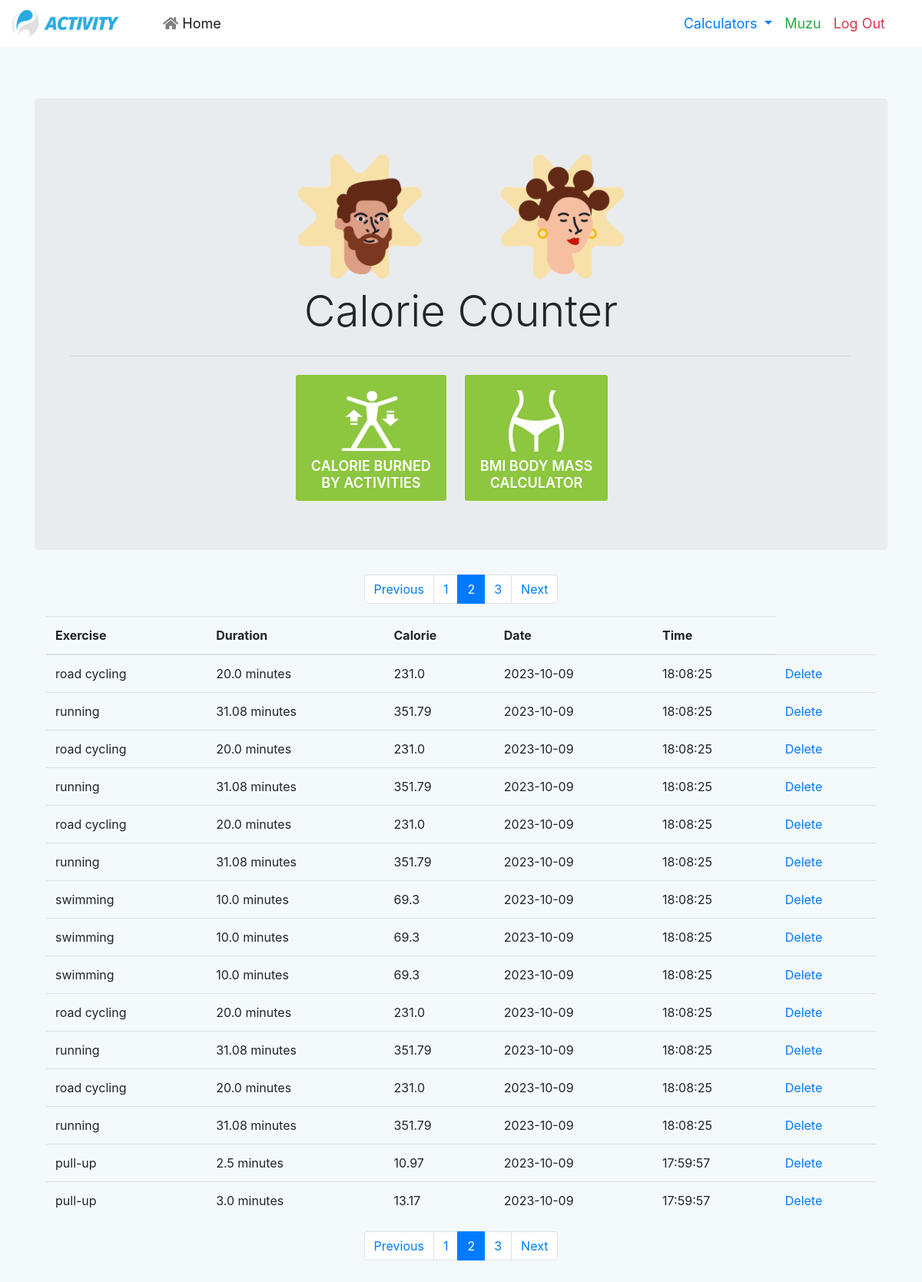
Page /user/muzu/?page=2 (signed in) on the committed database.
### main.py (models this page shows)
    class User(UserMixin,db.Model):
        __tablename__ = 'users'
        id = db.Column(db.Integer, primary_key=True)
        username = db.Column(db.String(200), nullable=False, unique=True)
        email = db.Column(db.String(300), nullable=False, unique=True)
        password = db.Column(db.String(300), nullable=False)
        gender = db.Column(db.String(100),default='Unknown')
        weight = db.Column(db.String(100))
        height = db.Column(db.String(100))
        age = db.Column(db.String(100),default='Unknown')
        burned_calories = relationship("BurnedCalories", back_populates='user')

    class BurnedCalories(db.Model):
        __tablename__ = 'burned_calories'
        id = db.Column(db.Integer, primary_key=True)
        user_id = db.Column(db.Integer, db.ForeignKey('users.id'))
        user = relationship("User", back_populates="burned_calories")
        date = db.Column(db.Date, default=datetime.now().date(), nullable=False)
        time = db.Column(db.String(8), default=datetime.now().strftime('%H:%M:%S'), nullable=False)
        exercise = db.Column(db.String(200), nullable=False)
        duration = db.Column(db.Float, nullable=False)
        calories = db.Column(db.Float, nullable=False)

### main.py (the view)
@app.route("/user/<username>/",methods=["GET"])
@login_required
def user(username):
    user = User.query.filter_by(username=username).first()
    page = request.args.get('page', 1, type=int)
    per_page = 15  # Number of exercises to display per page
    exercises = BurnedCalories.query.filter_by(user_id=user.id).order_by(BurnedCalories.id.desc()).paginate(page=page, per_page=per_page)
    if user is None:
        abort(404)  # Manually trigger a 404 error if the user doesn't exist
    return render_template('user.html',username=username,exercises=exercises)

### main.py (called while the page is built)
@app.context_processor
def global_variables():
    users = User.query.all()
    url=''
    if current_user.is_authenticated:
        url=url_for('user',username=current_user.username)
    else:
      url=url_for('home')
    return dict(users=users,url=url)

@login_manager.user_loader
def load_user(user_id):
    return User.query.get(int(user_id))

### templates/user.html (shortened to what this page needs)
{% extends 'base.html' %}
{% block styles %}
{{super()}}
{% endblock %}
{% block content %}
<div class="jumbotron text-center mt-5">
  <div class="container">
    <img src="{{ url_for('static', filename='img/man-face.png')}}"  width="180px" alt="man-face icon" style="margin-right: 80px;">
    <img src="{{ url_for('static', filename='img/woman-face.png')}}"  width="180px" alt="woman-face icon">
    <h1 class="display-4"> Calorie Counter </h1>
    <hr class="my-4">
  </div>
  <div class="d-flex justify-content-center mt-4">
    <div class="d-flex justify-content-center align-items-center box-calculator mr-4">
      <a href="{{url_for('calorie_by_activities',username=current_user.username)}}">
        <img src="{{ url_for('static', filename='img/cal-burned.png')}}"  width="80px" alt="counter icon">
        <h3>Calorie burned <br>by activities</h3>
      </a>
    </div>
    <div class="d-flex justify-content-center align-items-center box-calculator mr-4">
      <a href="{{url_for('bmi_body_calc')}}">
        <img src="{{ url_for('static', filename='img/bmi-calc.png')}}"  width="80px" alt="counter icon">
        <h3>Bmi body mass<br>calculator</h3>
      </a>
    </div>
  </div>
</div>
<div class="container mb-5">
  <div class="row">
    <div class="col-sm-12">
      {% if exercises.pages > 1 %}
            <nav aria-label="Pagination">
              <ul class="pagination justify-content-center">
                {% if exercises.has_prev %}
                <li class="page-item">
                  <a class="page-link" href="{{ url_for('user', username=current_user.username,page=exercises.prev_num) }}" tabindex="-1">Previous</a>
                </li>
                {% else %}
                  <li class="page-item disabled">
                    <a class="page-link" href="#" tabindex="-1">Previous</a>
                  </li>
                {% endif %}
          {% for num in exercises.iter_pages() %}
            {% if num %}
              {% if exercises.page == num %}
                <li class="page-item active" aria-current="page">
                  <span class="page-link">{{ num }} <span class="sr-only">(current)</span></span>
                </li>
              {% else %}
                <li class="page-item">
                  <a class="page-link" href="{{ url_for('user',username=current_user.username, page=num) }}">{{ num }}</a>
                </li>
              {% endif %}
            {% else %}
              <li class="page-item disabled">
                <span class="page-link">...</span>
              </li>
            {% endif %}
          {% endfor %}
            {% if exercises.has_next %}
              <li class="page-item">
                <a class="page-link" href="{{ url_for('user', username=current_user.username, page=exercises.next_num) }}">Next</a>
              </li>
            {% else %}
              <li class="page-item disabled">
                <span class="page-link">Next</span>
              </li>
            {% endif %}
            </ul>
           </nav>
          {% endif %}
        <div class="table-responsive-sm">
          <table class="table">
            <thead>
              <th scope="col">Exercise</th>
              <th scope="col">Duration</th>
              <th scope="col">Calorie</th>
              <th scope="col">Date</th>
              <th scope="col">Time</th>
            </thead>
        </div>
            <tbody>
              {% for exercise in exercises %}
                <tr>
                  <td>{{exercise.exercise}}</td>
                  <td>{{exercise.duration}} minutes</td>
                  <td>{{exercise.calories}}</td>
                  <td>{{exercise.date}}</td>
                  <td>{{exercise.time}}</td>
                  <td><a href="{{url_for('delete_exercise',id=exercise.id)}}">Delete</a></td>
                </tr>
              {% endfor %}
            </tbody>
          {% if exercises.pages > 1 %}
          <nav aria-label="Pagination">
            <ul class="pagination justify-content-center">
              {% if exercises.has_prev %}
              <li class="page-item">
                <a class="page-link" href="{{ url_for('user', username=current_user.username,page=exercises.prev_num) }}" tabindex="-1">Previous</a>
              </li>
              {% else %}
                <li class="page-item disabled">
                  <a class="page-link" href="#" tabindex="-1">Previous</a>
                </li>
              {% endif %}
        {% for num in exercises.iter_pages() %}
          {% if num %}
            {% if exercises.page == num %}
              <li class="page-item active" aria-current="page">
                <span class="page-link">{{ num }} <span class="sr-only">(current)</span></span>
              </li>
            {% else %}
              <li class="page-item">
                <a class="page-link" href="{{ url_for('user',username=current_user.username, page=num) }}">{{ num }}</a>
              </li>
            {% endif %}
          {% else %}
            <li class="page-item disabled">
              <span class="page-link">...</span>
            </li>
          {% endif %}
        {% endfor %}
          {% if exercises.has_next %}
            <li class="page-item">
              <a class="page-link" href="{{ url_for('user', username=current_user.username, page=exercises.next_num) }}">Next</a>
            </li>
          {% else %}
            <li class="page-item disabled">
              <span class="page-link">Next</span>
            </li>
          {% endif %}
          </ul>
         </nav>
        {% endif %}
    </div>
  </div>
</div>
{% endblock %}

### templates/base.html (shortened to what this page needs)
<!DOCTYPE html>
<html lang="en">
  <head>
    {% block styles %}
    <link rel="stylesheet" href="https://cdn.jsdelivr.net/npm/bootstrap@4.3.1/dist/css/bootstrap.min.css">
    <link href="https://cdnjs.cloudflare.com/ajax/libs/simple-line-icons/2.4.1/css/simple-line-icons.min.css" rel="stylesheet">
    <link href="https://cdnjs.cloudflare.com/ajax/libs/bootstrap-datepicker/1.9.0/css/bootstrap-datepicker.min.css" rel="stylesheet">
    <link rel="stylesheet" href="https://cdnjs.cloudflare.com/ajax/libs/font-awesome/5.15.2/css/all.min.css"/>
    <link rel="stylesheet" href="{{ url_for('static', filename='css/main.css')}}">
    {% endblock %}
  </head>
  <body >
    <nav class="nav-menu navbar navbar-expand-lg navbar-light bg-white position-fixed top-0 w-100">
        <a class="navbar-brand mr-5" href="{{url}}"><img src="{{url_for('static', filename='img/logo.png') }}" width="140px" alt="logo"></a>
        <div class="collapse navbar-collapse" id="navbarSupportedContent">
          <ul class="navbar-nav mr-auto">
            <li class="nav-item">
              <a class="nav-link" href="{{url}}"> <i class="fas fa-home" style="margin-right:5px; color:rgba(0,0,0,.5);"></i>Home </a>
            </li>
          </ul>
          {% if request.endpoint != 'add_details' %}
            <ul class="navbar-nav ml-auto pr-4">
              <li class="nav-item dropdown">
                <a class="nav-link dropdown-toggle text-primary" href="#" id="navbarDropdown" role="button" data-toggle="dropdown" aria-haspopup="true" aria-expanded="false">
                    Calculators
                </a>
              </li>
              {% if not current_user.is_authenticated %}
                    <li class="nav-item ml-5">
                      <a class="nav-link" href="{{ url_for('login') }}">Login</a>
                    </li>
                    <li class="nav-item">
                      <a class="nav-link" href="{{ url_for('register') }}">Register</a>
                    </li>
              {% else %}
                <li class="nav-item">
                  <a href="{{url_for('profile',username=current_user.username)}}" class="nav-link text-success">{{current_user.username.title()}}</a>
                </li>
                <li class="nav-item">
                  <a class="nav-link text-danger" href="{{ url_for('logout') }}">Log Out</a>
                </li>
              {% endif  %}
            </ul>
          {%endif%}
        </div>
      </nav>
      <div class="container content-container">
        {% block content %}{% endblock %}
      </div>
  </body>
</html>

### static/css/main.css (style rules this page uses)
* { margin: 0; padding: 0; box-sizing: border-box; }
body { background-color: rgba(39, 142, 212, 0.048); }
.nav-menu a:hover, .nav-menu .active, .nav-menu .active:focus, .nav-menu li:hover>a { text-decoration: none; color: #fff; }
.nav-menu a:hover i, .nav-menu .active i, .nav-menu .active:focus i, .nav-menu li:hover>a i { color: #149ddd; }
.nav-link { font-size: large; }
.content-container { padding-top: 80px; }
.nav-menu { z-index: 1000; }
.navbar-collapse { display: flex; justify-content: space-between; align-items: center; }
.box-calculator a { transition: all 0.5s ease; background-color: #8dc63f; padding: 20px 20px 5px 20px; border-radius: 2%; text-decoration: none; }
.box-calculator h3 { margin-top:8px ; text-transform: uppercase; font-weight: 600; font-size: 18px; color: #fff; }
.box-calculator img { vertical-align: middle; border: 0; }

### rows in the picture
User: username "Muzu"
BurnedCalories: exercise "road cycling", duration "20.0", calories "231.0", date "2023-10-09", time "18:08:25"
BurnedCalories: exercise "running", duration "31.08", calories "351.79", date "2023-10-09", time "18:08:25"
BurnedCalories: exercise "road cycling", duration "20.0", calories "231.0", date "2023-10-09", time "18:08:25"
BurnedCalories: exercise "running", duration "31.08", calories "351.79", date "2023-10-09", time "18:08:25"
BurnedCalories: exercise "road cycling", duration "20.0", calories "231.0", date "2023-10-09", time "18:08:25"
BurnedCalories: exercise "running", duration "31.08", calories "351.79", date "2023-10-09", time "18:08:25"
BurnedCalories: exercise "swimming", duration "10.0", calories "69.3", date "2023-10-09", time "18:08:25"
BurnedCalories: exercise "swimming", duration "10.0", calories "69.3", date "2023-10-09", time "18:08:25"
BurnedCalories: exercise "swimming", duration "10.0", calories "69.3", date "2023-10-09", time "18:08:25"
BurnedCalories: exercise "road cycling", duration "20.0", calories "231.0", date "2023-10-09", time "18:08:25"
BurnedCalories: exercise "running", duration "31.08", calories "351.79", date "2023-10-09", time "18:08:25"
BurnedCalories: exercise "road cycling", duration "20.0", calories "231.0", date "2023-10-09", time "18:08:25"
BurnedCalories: exercise "running", duration "31.08", calories "351.79", date "2023-10-09", time "18:08:25"
BurnedCalories: exercise "pull-up", duration "2.5", calories "10.97", date "2023-10-09", time "17:59:57"
BurnedCalories: exercise "pull-up", duration "3.0", calories "13.17", date "2023-10-09", time "17:59:57"

### other values in the picture
{{ num }} "1" "3"
{{ num }} "2"
